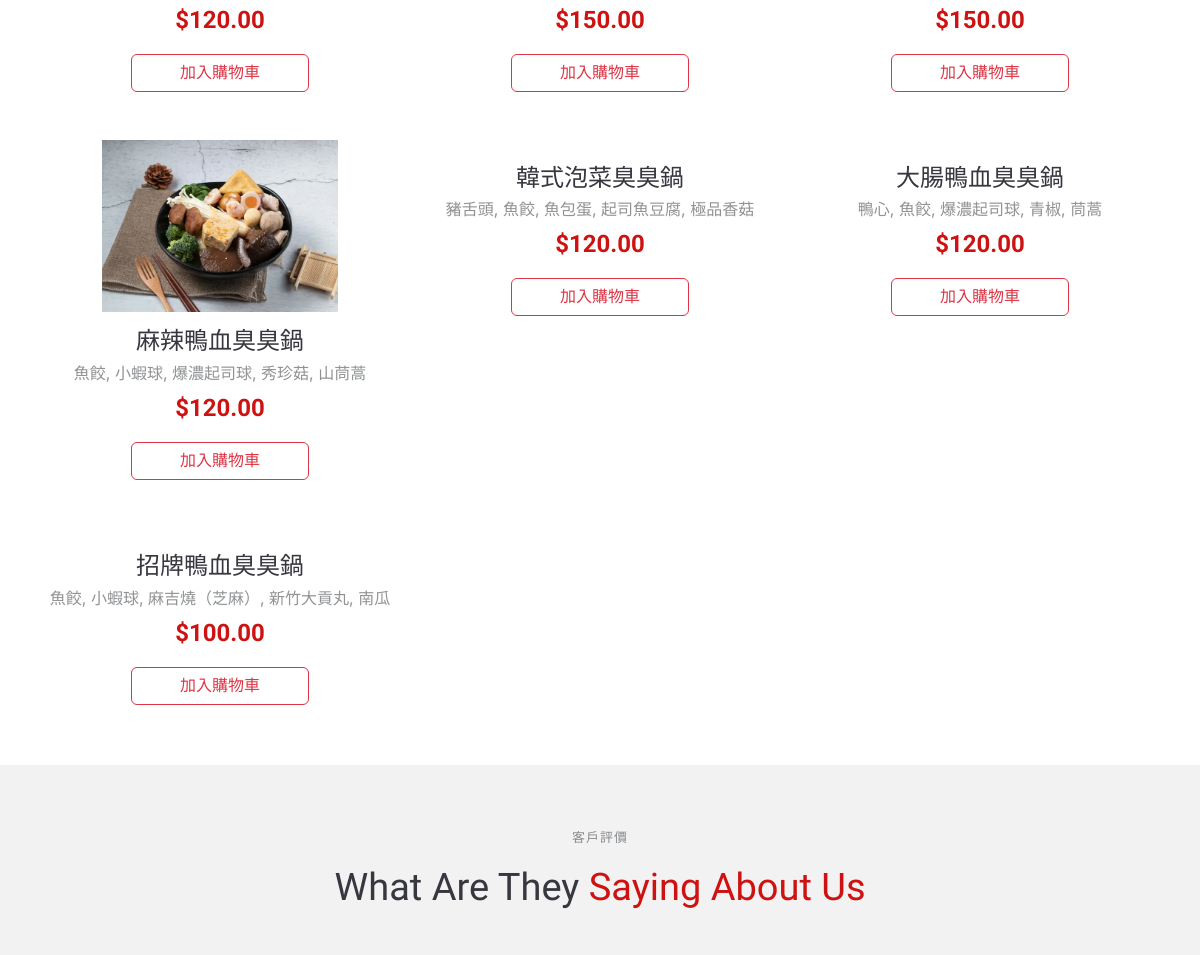
Before: /Yummy/index.php (middle part) with the older database file.
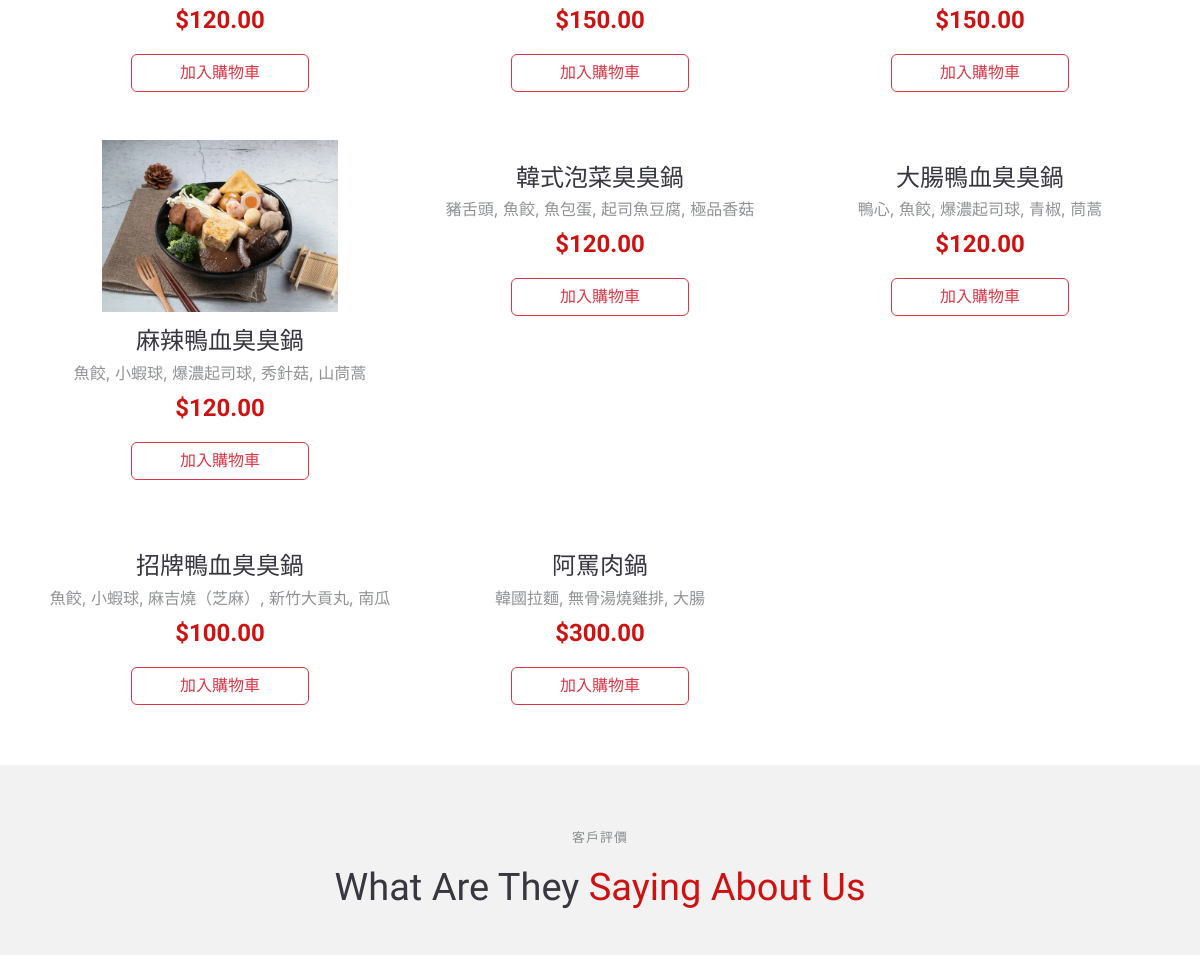
After: the same page with the newer database file.
### tables this page shows
CREATE TABLE `menu` (
  `Menu_ID` int(11) NOT NULL,
  `Product_ID` int(11) DEFAULT NULL COMMENT '產品 ID (外鍵)',
  `Menu_name` varchar(100) DEFAULT NULL COMMENT '品項名稱',
  `sell_price` decimal(10,2) DEFAULT NULL COMMENT '售價',
  `category` varchar(50) DEFAULT NULL COMMENT '分類',
  `is_available` tinyint(4) NOT NULL DEFAULT 1 COMMENT '是否上架 (0: 否, 1: 是)	'
);

### Yummy/index.php (the view, shortened to what this page needs)
<!DOCTYPE html>
<html lang="en">
<head>
  <link href="assets/vendor/bootstrap/css/bootstrap.min.css" rel="stylesheet">
  <link href="assets/vendor/bootstrap-icons/bootstrap-icons.css" rel="stylesheet">
  <link href="assets/vendor/aos/aos.css" rel="stylesheet">
  <link href="assets/vendor/glightbox/css/glightbox.min.css" rel="stylesheet">
  <link href="assets/vendor/swiper/swiper-bundle.min.css" rel="stylesheet">
  <link href='https://unpkg.com/boxicons@2.1.4/css/boxicons.min.css' rel='stylesheet'>
  <link href="assets/css/main.css" rel="stylesheet">
</head>
<body class="index-page">
  <main class="main">
    <section id="menu" class="menu section">
      <div class="container">
        <div class="tab-content" data-aos="fade-up" data-aos-delay="200">
          <div class="tab-pane fade show active" id="menu-Hotpot">
            <div class="row gy-5">
              <?php
              include("db_connection.php");
              $query = "SELECT * FROM menu WHERE is_available = 1 AND category = '火鍋類' ORDER BY Menu_ID";
              $result = $conn->query($query);
              if ($result->num_rows > 0) {
                while ($row = $result->fetch_assoc()) {
                  $menu_name = htmlspecialchars($row['Menu_name']);
                  $menu_price = number_format($row['sell_price'], 2);
                  $product_id = $row['Product_ID'];
                  $ingredient_query = "
                    SELECT DISTINCT i.Ingredient_name
                    FROM product p
                    JOIN hotpot h ON p.HotPot_ID = h.HotPot_ID
                    JOIN ingredient i ON h.Ingredient_ID = i.Ingredient_ID
                    WHERE p.Product_ID = $product_id
                  ";
                  $ingredient_result = $conn->query($ingredient_query);
                  $ingredient_list = [];
                  if ($ingredient_result->num_rows > 0) {
                    while ($ing = $ingredient_result->fetch_assoc()) {
                      $ingredient_list[] = $ing['Ingredient_name'];
                    }
                  }
                  $ingredient_string = htmlspecialchars(implode(', ', $ingredient_list));
                  echo '<div class="col-6 col-lg-4 menu-item">';
                  if ($menu_name == "麻辣鴨血臭臭鍋") {
                    echo '<a href="./assets/img/火鍋類/麻辣鴨血臭臭鍋.jpg" class="glightbox"><img src="./assets/img/火鍋類/麻辣鴨血臭臭鍋.jpg" class="menu-img img-fluid" alt=""></a>';
                  } else {
                    echo '<a href="./assets/img/暫無圖片.png" class="glightbox"><img src="./assets/img/暫無圖片.png" class="menu-img img-fluid" alt=""></a>';
                  }
                  echo '<h4>' . $menu_name . '</h4>';
                  echo '<p class="ingredients text-truncate" onclick="this.classList.toggle(\'expanded\')" title="點擊展開 / 收合">' . $ingredient_string . '</p>';
                  echo '<p class="price">$' . $menu_price . '</p>';
                  echo '<button class="btn btn-outline-danger col-lg-6" onclick="showSuccessToast()" data-name="' . $menu_name . '" data-price="' . $row['sell_price'] . '">加入購物車</button>';
                  echo '</div>';
                }
              } else {
                echo '<div class="col-12 text-center"><p>目前沒有可用的菜單項目</p></div>';
              }
              ?>
            </div>
          </div>
        </div>
      </div>
    </section>
    <section id="testimonials" class="testimonials section light-background">
      <div class="container section-title" data-aos="fade-up">
        <h2>客戶評價</h2>
        <p>What Are They <span class="description-title">Saying About Us</span></p>
      </div>
    </section>
  </main>
</body>
</html>

Changed rows visible on the page:
computed for menu "麻辣鴨血臭臭鍋": ingredient_string "魚餃, 小蝦球, 爆濃起司球, 秀珍菇, 山茼蒿" → "魚餃, 小蝦球, 爆濃起司球, 秀針菇, 山茼蒿"
added menu: Menu_name "阿罵肉鍋", ingredient_string "韓國拉麵, 無骨湯燒雞排, 大腸", sell_price "300.00"
